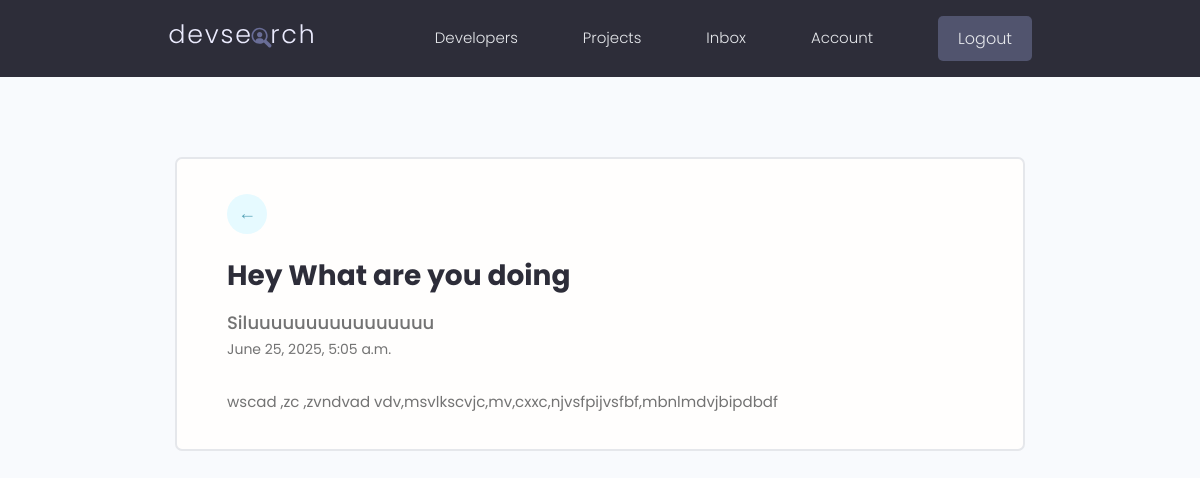
Page /message/416d382a-fa3b-4094-bdc9-afd116b4f1dd/ (signed in) on the committed database.
### users/models.py (models this page shows, shortened)
class Message(models.Model):
    sender = models.ForeignKey(Profile,on_delete=models.SET_NULL,null=True,blank=True)
    recipient = models.ForeignKey(Profile,on_delete=models.SET_NULL,null=True,blank=True,related_name="messages")
    name = models.CharField(max_length=200,null=True,blank=True)
    email = models.EmailField(max_length=200,null=True,blank=True)
    subject = models.CharField(max_length=200,null=True,blank=True)
    body = models.TextField()
    is_read = models.BooleanField(default=False, null=True)
    created = models.DateTimeField(auto_now_add=True)
    id = models.UUIDField(default=uuid.uuid4, unique=True,primary_key=True,editable=False)
    class Meta:
        ordering = ['is_read','-created']

### users/views.py (the view)
# urls.py: path('message/<str:pk>/',views.viewMessage,name="message"),
@login_required(login_url='login')
def viewMessage(request,pk):
    profile = request.user.profile
    message = profile.messages.get(id=pk)
    if message.is_read == False:
        message.is_read=True
        message.save()
    context = {'message':message}
    return render(request,'users/message.html',context)

### users/templates/users/message.html
{% extends "main.html" %}
{% block content %}
  <main class="messagePage my-xl">
    <div class="content-box">
      <div class="message">
        <a class="backButton" href="{% url 'inbox'%}"><i class="im im-angle-left">&#8592;</i></a>
        <h2 class="message__subject">{{message.subject}}</h4>
          {% if message.sender %}
            <a href="{% url 'user-profile' message.sender.id %}" class="message__author">{{ message.name }}</a>
          {% else %}
            <p class="message__author">{{ message.name }}</p>
          {% endif %}
          <p class="message__date">{{message.created}}</p>
          <div class="message__body">
            {{message.body|linebreaksbr}}
          </div>
      </div>
    </div>
  </main>
{% endblock content %}

### static/styles/app.css (style rules this page uses)
:root { --color-sub: #2d2d39; }
.content-box { width: 95%; max-width: 85rem; margin: 0 auto; }
.message { padding: 2.5rem 0; }
.message > a { display: flex; gap: 1rem; }
.message__author, .message__date { flex-basis: 25%; }
.message__subject { flex-basis: 50%; }
.message__date { text-align: right; }
.messagePage .message { list-style: none; background: var(--color-white); padding: 3.5rem 5rem; border: 2px solid var(--color-light); border-radius: 0.7rem; }
.messagePage .message__subject { font-size: 2.8rem; color: var(--color-sub); margin-bottom: 1rem; margin-top: 2rem; }
.messagePage .message__author { font-size: 1.8rem; font-weight: 500; }
.messagePage .message__date { font-size: 1.4rem; font-weight: 400; text-align: left; margin-bottom: 3rem; }
.backButton { background: var(--color-main-light); color: var(--color-main); width: 4rem; height: 4rem; display: flex; align-items: center; justify-content: center; border-radius: 50%; }
.backButton i { font-size: 1.8rem; }

### static/uikit/styles/modules/_variables.css (style rules this page uses)
:root { --color-main: #5aa5b9; --color-main-light: #e6faff; --color-sub: #3f4156; --color-sub-light: #51546e; --color-sub-lighter: #ededfd; --color-text: #737373; --color-gray: #8b8b8b; --color-light: #e5e7eb; --color-light-gray: #767676; --color-bg: #f8fafd; --color-white: #fffefd; --color-white-light: #f3f3f3; --color-success: #359e64; --color-success-bg: #def8e8; --color-error: #fc4b0b; --color-error-bg: #fff2ee; --font-base: 'Poppins', arial, helvetica, 'Segoe UI', roboto, ubuntu, sans-serif; --font-monospace: 'Fira Code', 'Courier New', courier, monospace; --font-regular: 300; --font-medium: 500; --font-bold: 700; --generic-shadow: 1px 1px 5px #00000010; --generic-transition: all 0.3s ease-in-out; }

### static/uikit/styles/modules/_base.css (style rules this page uses)
* { margin: 0; padding: 0; box-sizing: border-box; text-rendering: optimizeLegibility; color: inherit; font-size: inherit; }
html { font-size: 50%; }
@media only screen and (min-width: 480px) { html { font-size: 56.25%; } }
@media only screen and (min-width: 1200px) { html { font-size: 62.5%; } }
body { line-height: 1.6; font-weight: 400; font-size: 1.5rem; color: var(--color-text); background-color: var(--color-bg); min-height: 100vh; }

### static/uikit/styles/modules/_typography.css (style rules this page uses)
* { font-family: var(--font-base); }
h2 { font-size: 3.6rem; font-weight: var(--font-bold); }
p, span, strong { font-size: 1.6rem; color: var(--color-text); font-weight: var(--font-regular); }
a { padding-bottom: 2px; text-decoration: none; display: inline-block; color: var(--color-main); font-weight: var(--font-medium); }

### static/uikit/styles/modules/_utilities.css (style rules this page uses)
.my-xl { margin: 8rem auto; }

### rows in the picture
Message: subject "Hey What are you doing", name "Siluuuuuuuuuuuuuuuu", created "June 25, 2025, 5:05 a.m.", body "wscad ,zc ,zvndvad vdv,msvlkscvjc,mv,cxxc,njvsfpijvsfbf,mbnlmdvjbipdbdf"
